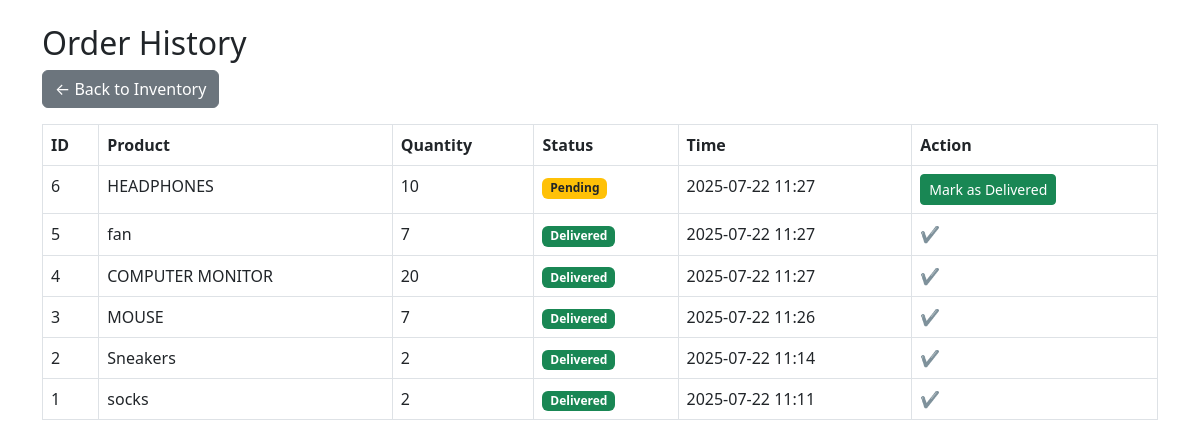
Page /orders (signed in) on the committed database.
### app.py (models this page shows)
class Order(db.Model):
    id = db.Column(db.Integer, primary_key=True)
    product_id = db.Column(db.Integer, db.ForeignKey('product.id'), nullable=False)
    quantity = db.Column(db.Integer, nullable=False)
    status = db.Column(db.String(20), default='Pending')
    timestamp = db.Column(db.DateTime, server_default=db.func.now())
    product = db.relationship('Product', backref=db.backref('orders', lazy=True))

class Product(db.Model):
    id = db.Column(db.Integer, primary_key=True)
    name = db.Column(db.String(100), nullable=False)
    quantity = db.Column(db.Integer, nullable=False)
    price = db.Column(db.Float, nullable=False)

### app.py (the view)
@app.route('/orders')
def view_orders():
    if 'user_id' not in session:
        return redirect(url_for('login'))
    orders = Order.query.order_by(Order.timestamp.desc()).all()
    return render_template('orders.html', orders=orders)

### templates/orders.html (shortened to what this page needs)
<!DOCTYPE html>
<html>
<head>
    <link href="https://cdn.jsdelivr.net/npm/bootstrap@5.3.0/dist/css/bootstrap.min.css" rel="stylesheet">
</head>
<body class="container py-4">
    <h2>Order History</h2>
    <a href="/" class="btn btn-secondary mb-3">← Back to Inventory</a>
    <table class="table table-bordered">
        <thead>
            <tr>
                <th>ID</th>
                <th>Product</th>
                <th>Quantity</th>
                <th>Status</th>
                <th>Time</th>
                <th>Action</th>
            </tr>
        </thead>
        <tbody>
            {% for order in orders %}
            <tr>
                <td>{{ order.id }}</td>
                <td>{{ order.product.name }}</td>
                <td>{{ order.quantity }}</td>
                <td>
                    {% if order.status == 'Delivered' %}
                        <span class="badge bg-success">Delivered</span>
                    {% else %}
                        <span class="badge bg-warning text-dark">Pending</span>
                    {% endif %}
                </td>
                <td>{{ order.timestamp.strftime('%Y-%m-%d %H:%M') }}</td>
                <td>
                    {% if order.status != 'Delivered' %}
                        <a href="/deliver/{{ order.id }}" class="btn btn-sm btn-success">Mark as Delivered</a>
                    {% else %}
                        <span class="text-muted">✔</span>
                    {% endif %}
                </td>
            </tr>
            {% endfor %}
        </tbody>
    </table>
</body>
</html>

### rows in the picture
Order: id "6", product.name "HEADPHONES", quantity "10", status "Pending", timestamp "2025-07-22 11:27"
Order: id "5", product.name "fan", quantity "7", status "Delivered", timestamp "2025-07-22 11:27"
Order: id "4", product.name "COMPUTER MONITOR", quantity "20", status "Delivered", timestamp "2025-07-22 11:27"
Order: id "3", product.name "MOUSE", quantity "7", status "Delivered", timestamp "2025-07-22 11:26"
Order: id "2", product.name "Sneakers", quantity "2", status "Delivered", timestamp "2025-07-22 11:14"
Order: id "1", product.name "socks", quantity "2", status "Delivered", timestamp "2025-07-22 11:11"
